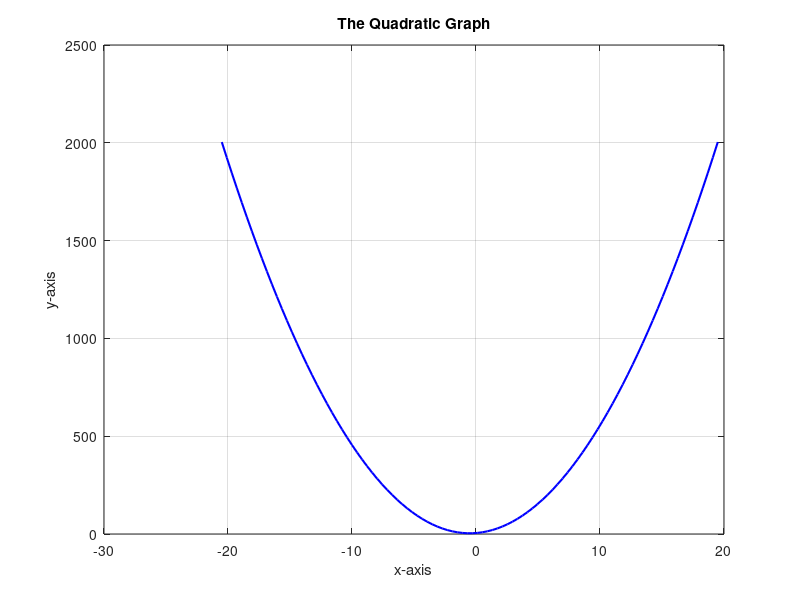

The MATLAB source for this figure: (Note: this script raises an error after producing the figure.)
clear
clc;
clf; % clears figure/graph

fprintf("Hello, this is the quadratic equation program. \n"); 
while true 
    Value_Astr = input( "The input, for A cannot be zero: ", 's'); %Takes the input
    Value_A = str2double(Value_Astr); %Then converts string to a number
     
    %Error Check
    if isempty(Value_Astr) 
        disp('input cannot be empty.');
    elseif isnan(Value_A)
        disp('This is not a number.'); 
    elseif Value_A == 0  
        disp('A must not be zero!') 
    elseif ~isreal(Value_A)
        disp('A must be a real number please!'); 
    elseif isinf(Value_A)
        disp('A must be a finate number.'); 
    else 
        break % Break, exits the loop only if the input is valid
    end

end

fprintf("A accepted: %g\n", Value_A);%g is a notation here after geti9ng the input we print the persons input for a and accept it 

%Value B input and error check
while true
    Value_Bstr = input("Input the value for B: ", 's');
    Value_B = str2double(Value_Bstr);
    
    %Error Check
    if isempty(Value_Bstr)
        disp('B cannot be empty!!');
    
    elseif isnan(Value_B)
        disp('There must be a number! Please go again');
    
    elseif ~isreal(Value_B)
        disp('B needs to be a real number');
    
    elseif isinf(Value_B)
        disp('B must be finite!'); 
    else 
        break
    end
end

fprintf("B accepted: %g\n", Value_B);

%Value C input and error check
while true
    Value_Cstr = input("Finally, input C: ", 's');
    Value_C = str2double(Value_Cstr);
    
    %Error Check
    if isempty(Value_Cstr)
        disp('C cannot be empty!');
    
    elseif isnan(Value_C)
        disp('C must be a number!');
    
    elseif ~isreal(Value_C)
        disp('C must be a real number');
    
    elseif isinf(Value_C)
        disp('C must be a finite number.'); 
    else 
        break
    end
end

fprintf("C accepted: %g\n", Value_C);

% Discriminant Equation
D = Value_B^2 - (4 *Value_A * Value_C);
fprintf("Discriminant = %.2f \n",D); %2f is in a floating point form but once diaplyed it is shown as a number at 2 decimal points.

% Roots: Quadratic equation
if D > 0
    % Calcualtes the 2 roots if they are real
    x1 = (-Value_B + sqrt(Value_B^2 - (4 * Value_A * Value_C))) / (2 * Value_A); % Quadratic formula
    x2 = (-Value_B - sqrt(Value_B^2 - (4 * Value_A * Value_C))) / (2 * Value_A);
    fprintf("2 real roots\n");
    fprintf("The 2 roots are: (%.f) and (%.2f)\n", x1, x2) % Displays 2 roots in there decimal form one at 1 decimal place other 2 decimal place

elseif D == 0
    % Calcualtes only one repeated root
    x1 = -Value_B / (2 * Value_A);                                                                                                                                                                              
    fprintf("Only 1 repated root which = (%.2f) \n",x1)

else 
    fprintf("There are no real roots.\n");
end 

%turning point equation
x_rotate = -Value_B / (2 * Value_A);
y_rotate = (Value_A * x_rotate^2 + Value_B * x_rotate + Value_C); %This is the vertex of the quadratic equation 
fprintf("The Turning point, is around: (%.1f, %.3f)\n", x_rotate, y_rotate); % It prints one of the turning poitns to 1 and the other to 3 decimal places.

% limits-axis for the Quadratic Graph
if D >= 0 % This, choses the right x limits based on the inputs x1 and x2 entered and x_rotate number when solved.   
    x_value = linspace(min(x1, x2) - 20, max(x1, x2) + 20); % Roots
else
    x_value = linspace(x_rotate - 20, x_rotate + 20); %turning point 
end 

% The same as y_rotate but for the y limits as well.
y_value = (Value_A * x_value.^2 + Value_B * x_value + Value_C);


% Plots the Quadratic graph/curve
Legend_curve = plot(x_value, y_value, 'b', 'Linewidth', 1.5); % Saves the value to help us with legend later
grid on
title('The Quadratic Graph')
xlabel('x-axis') 
ylabel('y-axis') 

% adds the x and y axes lines on graph which equal to 0 
yline(0, 'Linewidth', 2); % plots the axisas y = o and x = 0 and also chose how thick the lines will be as well.
xline(0, 'LineWidth', 2);

hold on
%plots the turning point
Legend_turn = plot(x_rotate, y_rotate, 'go', 'MarkerFaceColor', 'g'); % plots the turning point and fills the point with the colour green.

%plots the roots onto graph/figure only if they are real
if D >= 0    
    Legend_root1 = plot(x1, 0, 'co', 'MarkerFaceColor', 'c'); % I set it to value legend_root1 to help later withthe legend

if D > 0
    Legend_root2 = plot(x2, 0, 'ro', 'MarkerFaceColor', 'r');
end

end

hold off   

%Quadratic Parabola Legend 
if D > 0 % This for 2 real roots and turning point
    TPL1 = sprintf('Turning Point = (%.f, %.3f)', x_rotate, y_rotate); % Allows to put on the legend the cordinates on the roots and truning point
    Root_L1 = sprintf('Root 1 = (%.2f, 0)', x1); % root is displyed at 2 decimal places
    Root_L2 = sprintf('Root 2 = (%.2f, 0)', x2); % root is displyed at 2 decimal places
    legend([Legend_curve, Legend_turn, Legend_root1, Legend_root2],{'Quadratic Parabola', TPL1, Root_L1, Root_L2}, ...
        'Location', 'best');% This code makes the legend uses L1, L2, L3  for roots and turning point
    % and puts them in the best location based on how the quadratic graph
    % will look

elseif D == 0 % This for 1 real roots and turning point
    TPL1 = sprintf('Turning Point = (%.f, %.3f)', x_rotate, y_rotate);
    Root_L1 = sprintf('Root 1 = (%.2f, 0)', x1);
    legend([Legend_curve, Legend_turn, Legend_root1],{'Quadratic Parabola', TPL1, Root_L1}, 'Location', 'best');

else % This is just for the turning points and no real roots
    TPL1 = sprintf('Turning Point = (%.f, %.3f)', x_rotate, y_rotate);
    legend([Legend_curve, Legend_turn], {'Quadratic Parabola', TPL1},'Location', 'best'); 
end

%%Extension Task Straigh line graph
while true 
    Choice1str = input("Would you like to plot another line on the graph (y/n):", 's'); % Gives the descison if you want to cotinue on with program
   
    if isempty(Choice1str) % Error Check
        disp('The input can not be empty.');
   elseif isnumeric(Choice1str)
        disp('Input cannot be a number.');
    elseif any(strcmpi(Choice1str, {'y', 'n'})) %This checks weather the descion made was either y or n and any compres the 2 strings y and n and 
        %returns one of them true and the other false
        Choice1 = Choice1str;
        break
    else
        disp('This is a Invalid input.');
    if strcmpi(Choice1, 'y')% Checks if userer entered the leter y 
        end
    end
end

fprintf("Decision accepted: %s\n", Choice1);
    
% Gradient input
while true
    mg_1str = input("Please enter the gradient of the line: ", 's');
    mg_1 = str2double(mg_1str);
    
    if isempty(mg_1str)
        disp(' The Gradient must not be empty!'); 
    elseif isnan(mg_1)
        disp('Input has to be a number!'); 
    elseif ~isreal(mg_1)
        disp('Input must be a real number!');
    elseif isinf(mg_1)
        disp('Input has to be finite!');
    else
        break
    end
end
fprintf("Gradient accepted: %g\n", mg_1);

% Y-intercept input
while true
    Intercect_C_str = input("Please enter the Y-intercept of the line: ", 's');
    Intercect_C = str2double(Intercect_C_str);
    
    if isempty(Intercect_C_str)
        disp('The Y-intercept cannot be empty!');
    elseif isnan(Intercect_C)
        disp('Input must be a number!');
    elseif ~isreal(Intercect_C)
        disp('Input needs to be a real number!');
    elseif isinf(Intercect_C)
        disp('Input must be finite!');
    else
        break
   end
end
fprintf("Y-intercept accepted: %g\n", Intercect_C);

% Quadratic for the intersections points
input_A = Value_A; % Input A now equals Value A
input_B = (Value_B - mg_1); % Input B equals Value B - gradient
input_C = (Value_C - Intercect_C); %Input C equals value C - y intmercept

Discriminant_line = (input_B^2 - 4 * input_A * input_C); % Discriminant equation
fprintf("Discriminant of straight line = %.2f \n", Discriminant_line);

hold on;

% This Plots the intersection points
if Discriminant_line > 0
    Intercect_point1 = (-input_B + sqrt(Discriminant_line)) / (2 * input_A); %Quadratic equation formula
    Intercect_point2 = (-input_B - sqrt(Discriminant_line)) / (2 * input_A);
    fprintf("There are only 2 intersection points on the graph: %.2f and %.2f\n", Intercect_point1, Intercect_point2); %Prints 2 intersect points

    point_1 = plot(Intercect_point1, mg_1 * Intercect_point1 + Intercect_C,'mo','MarkerFaceColor','m'); %Plots the first intersect point
    point_2 = plot(Intercect_point2, mg_1 * Intercect_point2 + Intercect_C,'mo','MarkerFaceColor','m'); %Plots the 2nd intersect point
    
elseif Discriminant_line == 0
    Intercect_point1 = (-input_B + sqrt(Discriminant_line)) / (2 * input_A); %Quadratic equation formula
    fprintf("There is only 1 intersection point: %.2f\n", Intercect_point1);
    
    point_1 = plot(Intercect_point1, mg_1 * Intercect_point1 + Intercect_C,'mo','MarkerFaceColor','m'); % Intercect_point1 is (x) and 
    % mg_1 * Intercect_point1 + Intercect_C is the (y) point and it is
    % colored magenta and filled in as well
    point_2 = [];% No intersect points it is empty

else
    fprintf("There is no intersection points.\n");
    point_1 = [];% No intersect points it is empty
    point_2 = [];
end

% Limits
if Discriminant_line > 0 % 2 intersect points exist
    x_newrange = linspace(min([Intercect_point1, Intercect_point2]) - 20, max([Intercect_point1, Intercect_point2]) + 20);
    %Sets the X limits on graph and extends 20 each side

elseif Discriminant_line == 0 % 1 intersect point
    x_newrange = linspace(Intercect_point1 - 20, Intercect_point1 + 20);
    
else % 0 Intcept points exist
    x_newrange = linspace(x_rotate - 20, x_rotate + 20);
    
end

% Plot straight line   
y_line = (mg_1 * x_newrange + Intercect_C); % Straight line equation y = mx + c
legend_line = plot(x_newrange, y_line, 'y', 'LineWidth', 1); % Plots straight line colour yellow width of line 1

% Straight line Legend
TPL1 = sprintf('Turning Point = (%.f, %.3f)', x_rotate, y_rotate); % Sets turning point for every outcome for the legends regardless of the intercepts

if Discriminant_line > 0
    IL_P1 = sprintf('Intersect 1 = (%.2f, %.2f)', Intercect_point1, mg_1*Intercect_point1+Intercect_C);
    IL_P2 = sprintf('Intersect 2 = (%.2f, %.2f)', Intercect_point2, mg_1*Intercect_point2+Intercect_C);
    legend([Legend_curve, Legend_turn, legend_line, point_1, point_2], ...
        {'Quadratic Parabola', TPL1, 'Straight line', IL_P1, IL_P2}, 'Location','best');

elseif Discriminant_line == 0
   IL_P1 = sprintf('Intersect = (%.2f, %.2f)', Intercect_point1, mg_1*Intercect_point1+Intercect_C);
   legend([Legend_curve, Legend_turn, legend_line, point_1], ...
       {'Quadratic Parabola', TPL1, 'Straight line', IL_P1}, 'Location','best');

else
   legend([Legend_curve, Legend_turn, legend_line], ...
       {'Quadratic Parabola', TPL1, 'Straight line'}, 'Location','best');
end

%Reference

%Linspace reference (no date) Generate linearly spaced vector - MATLAB. 
% Available at: https://www.mathworks.com/help/matlab/ref/double.linspace.html 
% (Accessed: 05 November 2025).  line: maincode = (104,108) and Extension = (249,258)

% Isnumeric (no date) Determine whether input is numeric array - MATLAB. Available at: 
% https://www.mathworks.com/help/matlab/ref/isnumeric.html
%  (Accessed: 05 November 2025). line: extension = (166,167)

%Strcmpi (no date) Compare strings (case insensitive) - MATLAB. Available at: 
% https://www.mathworks.com/help/matlab/ref/strcmpi.html 
% (Accessed: 05 November 2025). line: extension = (168,174)
